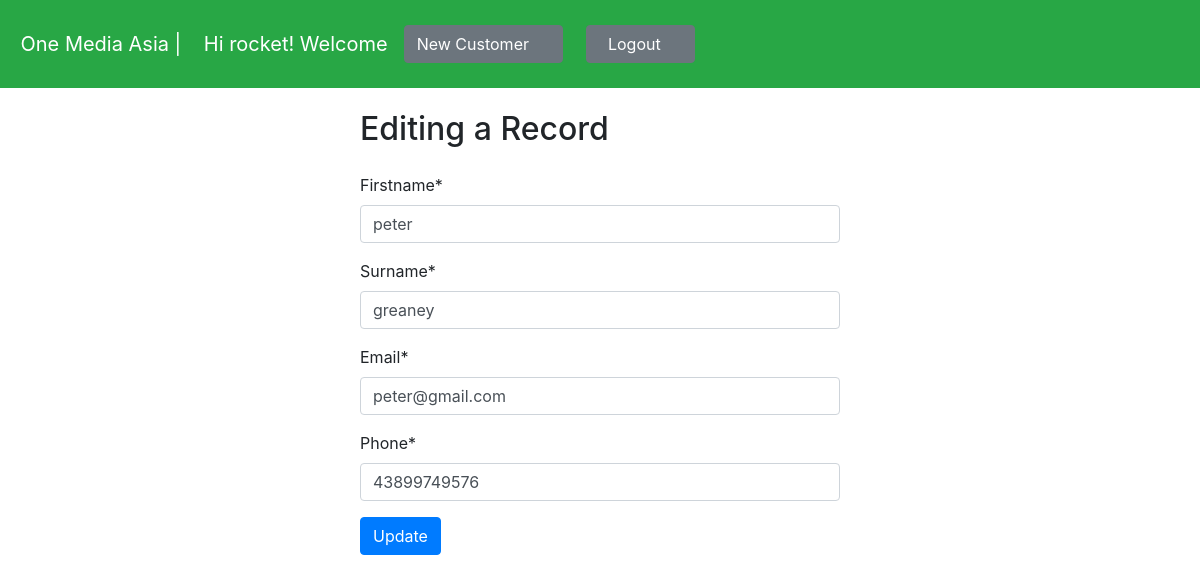
Screenshot of /customer/edit/40/ (signed in) with the database file from the repository.
### crm/models.py (models this page shows, shortened)
class Customer(models.Model):
    firstname = models.CharField(max_length=255)
    surname = models.CharField(max_length=255)
    phone = models.CharField(max_length=255)
    email = models.EmailField(unique=True)
    created_at = models.DateTimeField(auto_now_add=True)

### crm/views.py (the view)
# urls.py: path('customer/edit/<int:pk>/', edit_customer, name='edit_customer'),
@login_required
def edit_customer(request, pk):
    customer = get_object_or_404(Customer, pk=pk)
    if request.method == 'POST':
        form = CustomerForm(request.POST, instance=customer)
        if form.is_valid():
            form.save()
            messages.success(request, "You successfully edited your record...")
            return redirect('/')  # Redirect to the customer list or detail view
    else:
        form = CustomerForm(instance=customer)
    return render(request, 'customers/edit_customer.html', {'form': form})

### crm/forms.py
class CustomerForm(forms.ModelForm):
    class Meta:
        model = Customer
        fields = ['firstname', 'surname', 'email', 'phone']  # List all the fields you want from the model

### crm/templates/customers/edit_customer.html (shortened to what this page needs)
<!DOCTYPE html>
<html>
<head>
    <link rel="stylesheet" href="https://cdn.jsdelivr.net/npm/bootstrap@4.3.1/dist/css/bootstrap.min.css">
    {% include "crm/navbar.html" %}
</head>
<body>
    <div class="container">
      <h2 class="form-width">  <br>Editing a Record</h2><br>
    {% load crispy_forms_tags  %}
    <form method="post"  class="form-width">
        {{ form | crispy }}
        <button class="btn btn-primary"type="submit">Update</button>
    </form></div>
</body>
</html>

### crm/templates/crm/navbar.html (shortened to what this page needs)
<nav class="navbar navbar-expand-md navbar-dark fixed-top bg-success">
    <br><br>&nbsp;<a class="navbar-brand" href="/">One Media Asia | {% if user.is_authenticated %}
      &nbsp;&nbsp; Hi {{ user.username }}! Welcome  {% endif %}</a>
    <div class="collapse navbar-collapse" id="navbarCollapse">
      <ul class="navbar-nav mr-auto">
      <li class="nav-item">
          <a class="btn btn-secondary" href="/customer/add/">New Customer&nbsp;&nbsp;<span class="fa-solid fa-user-pen"><span></a>
        </li> &nbsp;&nbsp;
       <li class="nav-item">
        <form action="{% url 'logout' %}" method="post">
          {% csrf_token %} &nbsp;&nbsp; <button class="btn btn-secondary" type="submit">&nbsp;&nbsp;Logout&nbsp;&nbsp;<i class="fa-solid fa-wheelchair-move"></i></button>
      </form>
        </li>
     </div>
     <link href="/static/fontawesomefree/css/all.min.css" rel="stylesheet" type="text/css">
     <link rel="stylesheet" href="https://cdn.jsdelivr.net/npm/bootstrap@4.3.1/dist/css/bootstrap.min.css">
  </nav><br><br><br>

### crm/templates/customers/edit_customer.html (style rules this page uses)
.form-width { margin: 0 auto; width: 30rem; }

### rows the page displays
Customer: firstname "peter", surname "greaney", email "peter@gmail.com", phone "43899749576"

### other values shown
{{ user.username }} "rocket"
